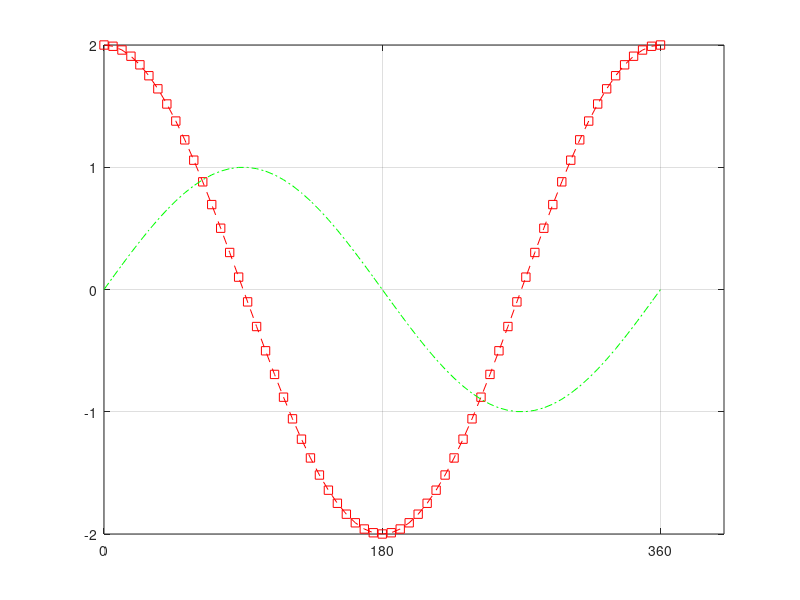

The MATLAB source for this figure:
t = linspace(0, 2*pi, 63);
w_cos = 2*cos(t);
y = sin(t);

plot(t, w_cos, '--s', 'Color', 'r');
hold on
plot(t, y, '-.', 'Color','g');


set(gca,'XTick',[0 pi 2*pi])
set(gca,'XTickLabel',{'0','180','360'})

grid on
